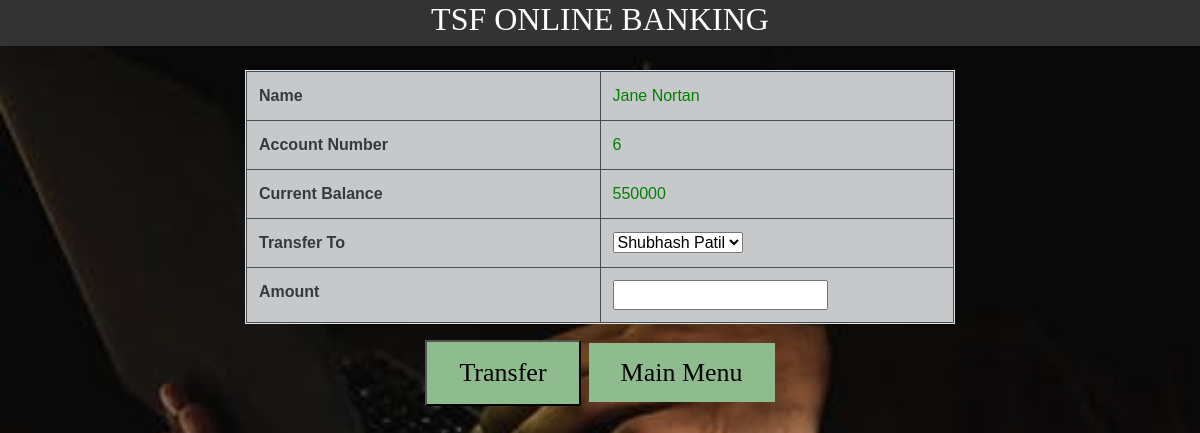
Before: /transfer.php?ano=6 with the older database file.
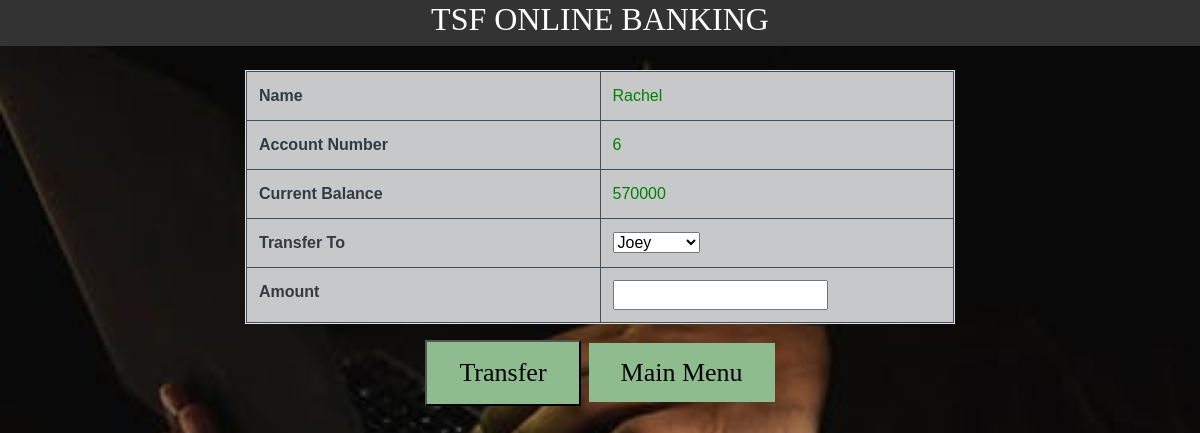
After: the same page with the newer database file.
### tables this page shows
CREATE TABLE `customer_details` (
  `name` varchar(55) NOT NULL,
  `email` varchar(44) NOT NULL,
  `account_no` int(11) NOT NULL,
  `current_bal` int(33) NOT NULL,
  `address` text NOT NULL
);

### transfer.php (the view, shortened to what this page needs)
<!DOCTYPE html>
<html>
<head>
    <link rel="stylesheet" href="https://stackpath.bootstrapcdn.com/bootstrap/4.5.2/css/bootstrap.min.css"
>
     <link rel="stylesheet" href="https://use.fontawesome.com/releases/v5.12.1/css/all.css">
    <link rel="stylesheet" href="https://cdnjs.cloudflare.com/ajax/libs/font-awesome/4.7.0/css/font-awesome.min.css">
    <?php
$user = 'root';
$password = '';
$database = 'bank';
$servername='localhost:3306';
$mysqli = new mysqli($servername, $user,
                $password, $database);
    $cid = mysqli_real_escape_string($mysqli, $_GET["ano"]);
    $sql =  "SELECT * FROM customer_details WHERE account_no='".$cid."'";
    $result = $mysqli->query($sql);
  $cust_sql = "SELECT * FROM customer_details ORDER BY account_no ASC ";
$cust_result = $mysqli->query($cust_sql);
?>
</head>
<body>
  <div class="topnav" >
 <h1 style="color:white;"> TSF ONLINE BANKING </h1>
</div>
<center>
 <div class="container my-4">
   <div class="col-lg-8">
     <form action="transfer.php?ano=<?php  echo $_GET['ano']; ?>" method="post">
       <table class=" table table-responsive table-striped table-hover table-bordered">
           <?php
                while($rows=$result->fetch_assoc())
                {
             ?>
        <tr class="table-dark text-dark">
            <th width="390">Name</th>
            <td><?php echo $rows['name'];?> </td>
        </tr>
        <tr class="table-dark text-dark">
            <th width="50%">Account Number</th>
            <td><?php echo $rows['account_no'];?></td>
        </tr>
        <tr class="table-dark text-dark">
            <th width="50%">Current Balance</th>
            <td><?php echo $rows['current_bal'];?> </td>
        </tr>
        <tr class="table-dark text-dark">
            <th width="50%">Transfer To</th>
             <td>
    <select name="transfer_to" width="298px">
      <?php
                while($cust_rows=$cust_result->fetch_assoc())
                {
        if($rows['account_no']!= $cust_rows['account_no'])
        {
             ?>
    <option value="<?php echo $cust_rows['account_no']?>"><?php echo $cust_rows['name']?> </option>
    <?php } }?> </select>
     </td>
        </tr>
         <tr class="table-dark text-dark">
         <th width="50%">Amount</th>
         <td> <input type="number" name="amount" /> </td>
         </tr>
     <?php
                }
             ?>
  </table>
   <h1> <button type="submit" class="button button1" name="submit">Transfer </button>
  <a class="button1 button"href="view_customers.php"> Main Menu </a>
  </h1>
 </form>
</center>
</body>
</html>

Changed rows visible on the page:
changed customer_details id 6: name "Jane Nortan" → "Rachel"; current_bal "550000" → "570000"; transfer_to "Shubhash Patil" → "Joey"
